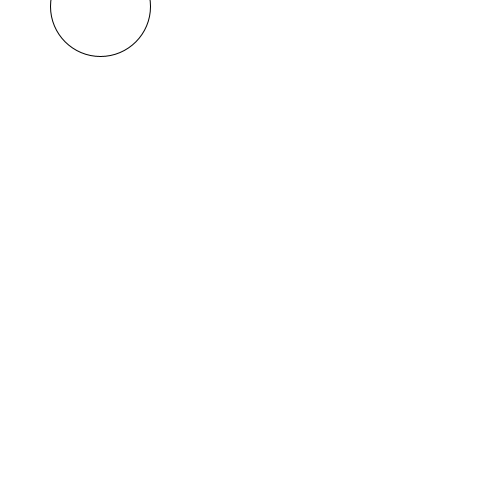
Frame 1 (no input)
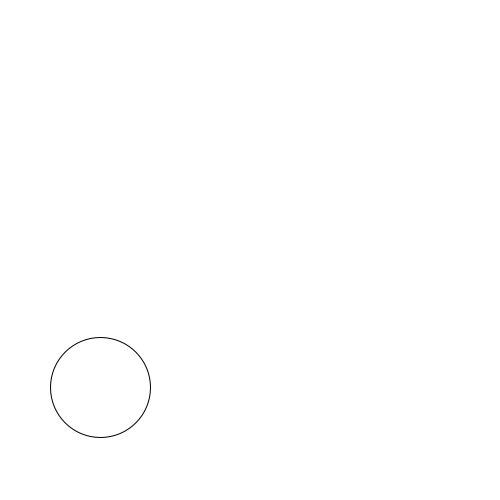
Frame 60 (the mouse pressed at the canvas centre just before this capture)
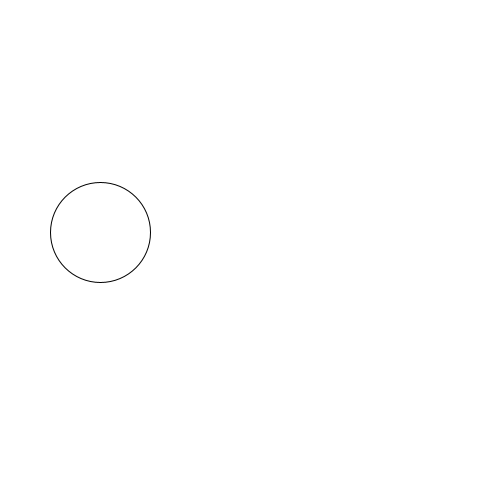
Frame 120 (the mouse held since frame 60 and released just before this capture)

The Processing sketch that drew these frames (run headless with seeded random() and noise(); from frame 60 on, the mouse is pressed at the canvas centre):

// Processing sketch: processing_31067
// ── processing_31067.pde

float Y;
float S = random(10);
void setup() {  
    size(500,500);
    background(255,255,255);
    }
void draw(){
 background(255,255,255);
  Y = Y+S;
  
ellipse(100,Y,100,100);
if(Y>500){
    S=-S;
  }
   if(Y<1){
    S=-S;
   }
}
